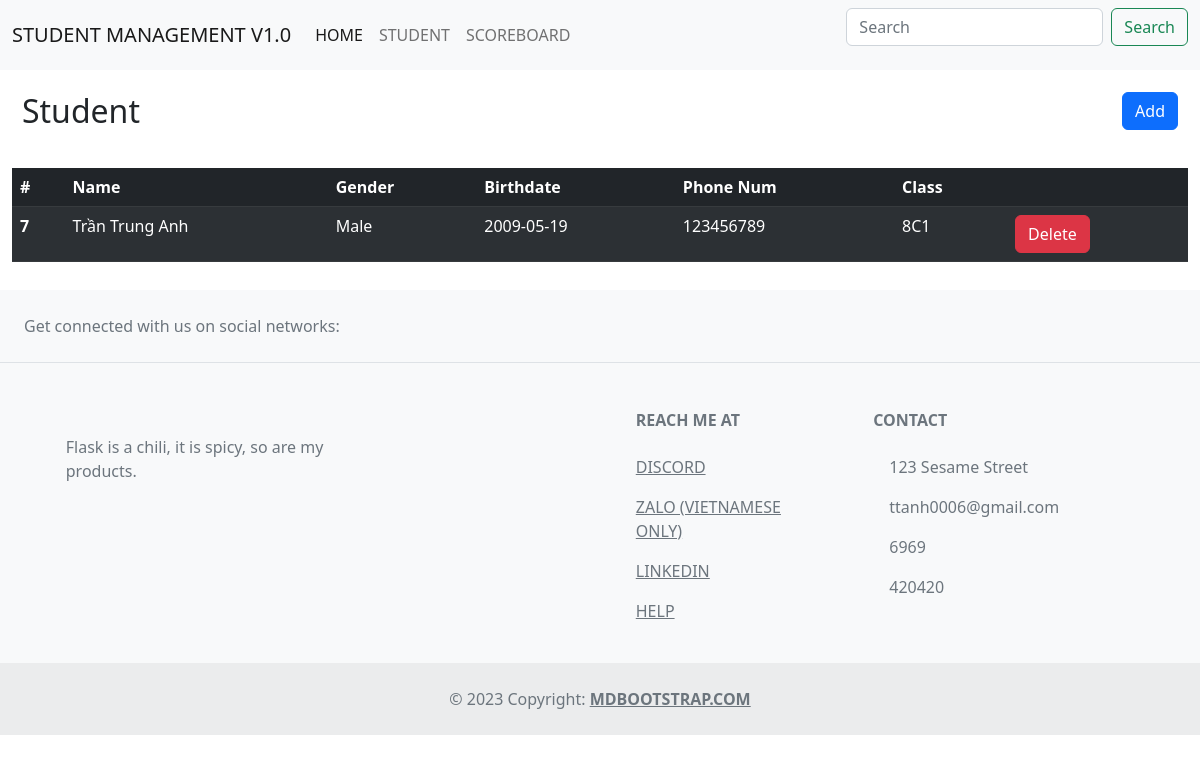
The page /student on the database as committed earlier.
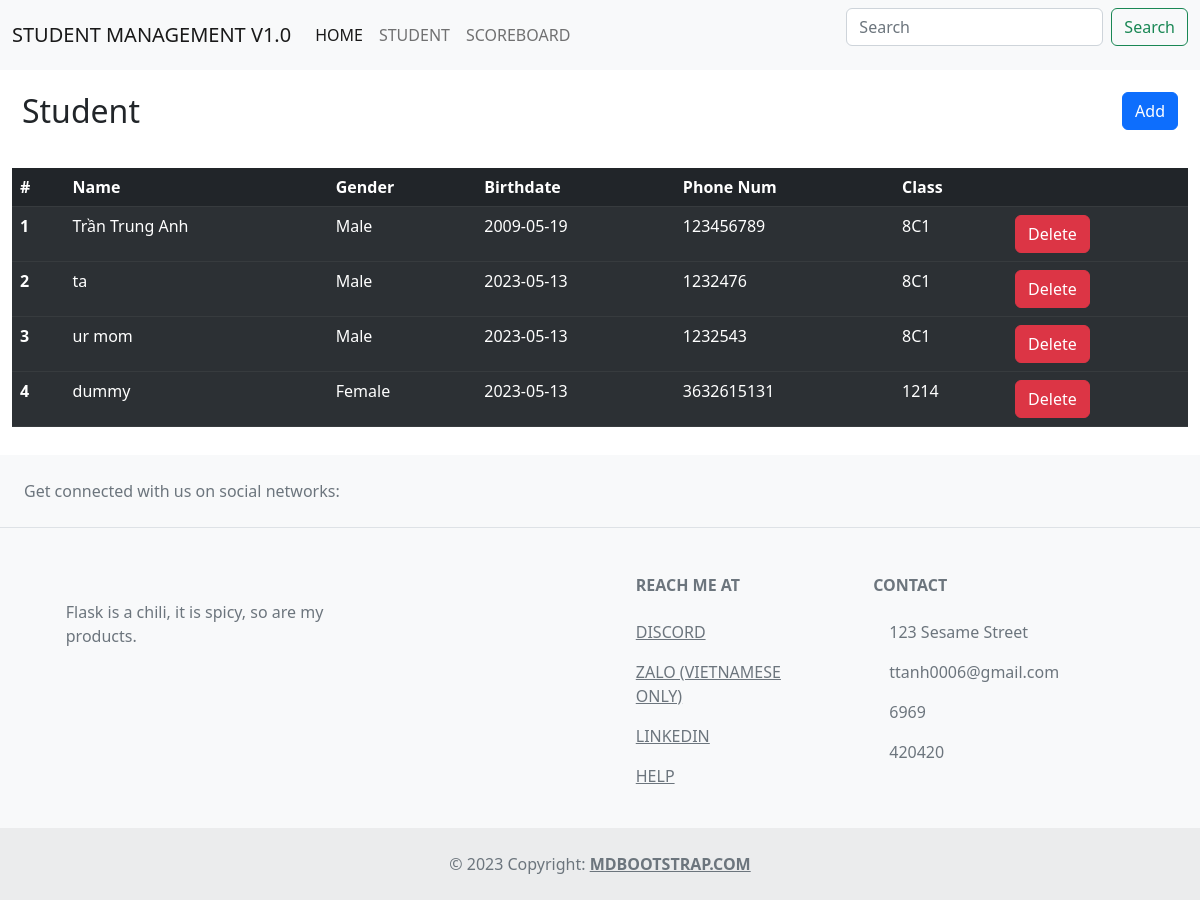
The same page on the database as committed later.
### app.py (models this page shows, shortened)
class Student(db.Model):
    id = db.Column(db.Integer, primary_key=True)
    name = db.Column(db.String(69))
    birthdate = db.Column(db.Date)
    gender = db.Column(db.String(10))
    pnumber = db.Column(db.Integer)
    classnum = db.Column(db.String(50))

### app.py (the view)
@app.route('/student')
def student():
    data = Student.query.all()
    return render_template('/student/student_list.html', students=data)

### templates/student/student_list.html
{% extends 'base.html' %}
{% block main %}
<div class="container-fluid" style="padding: 10px;">
    <div class="row">
        <div class="col text-start">
          <h2>Student</h2>
        </div>
        <div class="col text-end">
          <a href='/student/add'><button type="button" class="btn btn-primary">Add</button></a>
        </div>
      </div>
  </div>
<div style="height: 20px;"></div>
<table class="table table-dark table-striped">
    <thead>
      <tr>
        <th>#</th>
        <th>Name</th>
        <th>Gender</th>
        <th>Birthdate</th>
        <th>Phone Num</th>
        <th>Class</th>
        <th>     </th>
      </tr>
    </thead>
    {% for student in students %}
    <tbody>
      <th scope="row">{{student.id}}</th>
        <td>{{student.name}}</td>
        <td>{{student.gender}}</td>
        <td>{{student.birthdate}}</td>
        <td>{{student.pnumber}}</td>
        <td>{{student.classnum}}</td>
        <td><a href="/student/delete/{{student.id}}"><button type="button" class="btn btn-danger" onclick="return confirm('Sure?')">Delete</button></a></td>
    </tbody>
    {% endfor %}
  </table>
  {% endblock main %}

### templates/base.html (shortened to what this page needs)
<html>
    <head>
        <link href="https://cdn.jsdelivr.net/npm/bootstrap@5.2.0-beta1/dist/css/bootstrap.min.css" rel="stylesheet">
        <link href="static/style.css" rel="stylesheet">
    </head>
    <body>
        {% include 'navbar.html' %}
        <div style="padding: 1%">
        {% block main %}
        {% endblock main %}
        </div>
<footer class="text-center text-lg-start bg-light text-muted">
    <section
      class="d-flex justify-content-center justify-content-lg-between p-4 border-bottom"
    >
      <div class="me-5 d-none d-lg-block">
        <span>Get connected with us on social networks:</span>
      </div>
      <div>
      </div>
    </section>
    <section class="">
      <div class="container text-center text-md-start mt-5">
        <div class="row mt-3">
          <div class="col-md-3 col-lg-4 col-xl-3 mx-auto mb-4">
            <p>
              Flask is a chili, it is spicy, so are my products.
            </p>
          </div>
          <div class="col-md-2 col-lg-2 col-xl-2 mx-auto mb-4">
          </div>
          <div class="col-md-3 col-lg-2 col-xl-2 mx-auto mb-4">
            <h6 class="text-uppercase fw-bold mb-4">
              Reach me at
            </h6>
            <p>
              <a href="#!" class="text-reset">Discord</a>
            </p>
            <p>
              <a href="#!" class="text-reset">Zalo (Vietnamese only)</a>
            </p>
            <p>
              <a href="#!" class="text-reset">LinkedIn</a>
            </p>
            <p>
              <a href="#!" class="text-reset">Help</a>
            </p>
          </div>
          <div class="col-md-4 col-lg-3 col-xl-3 mx-auto mb-md-0 mb-4">
            <h6 class="text-uppercase fw-bold mb-4">
              Contact
            </h6>
            <p> 123 Sesame Street</p>
            <p>
              ttanh0006@gmail.com
            </p>
            <p> 6969</p>
            <p> 420420</p>
          </div>
        </div>
      </div>
    </section>
    <div class="text-center p-4" style="background-color: rgba(0, 0, 0, 0.05);">
      © 2023 Copyright:
      <a class="text-reset fw-bold" href="https://mdbootstrap.com/">MDBootstrap.com</a>
    </div>
  </footer>
    </body>
</html>

### templates/navbar.html (shortened to what this page needs)
<nav class="navbar navbar-expand-lg bg-light">
    <div class="container-fluid">
      <a class="navbar-brand" href="/index">Student Management V1.0</a>
      <div class="collapse navbar-collapse" id="navbarSupportedContent">
        <ul class="navbar-nav me-auto mb-2 mb-lg-0">
          <li class="nav-item">
            <a class="nav-link active" aria-current="page" href="#">Home</a>
          </li>
          <li class="nav-item">
            <a class="nav-link" href="/student">Student</a>
          </li>
          <li class="nav-item">
            <a class="nav-link" href="/scoreboard">Scoreboard</a>
          </li>
        </ul>
        <form class="d-flex" role="search">
          <input class="form-control me-2" type="search" placeholder="Search" aria-label="Search">
          <button class="btn btn-outline-success" type="submit">Search</button>
        </form>
      </div>
    </div>
  </nav>

### static/style.css (style rules this page uses)
a { color: #fff; text-transform: uppercase; }
.container { position: relative; }
.row:after { content: ""; display: table; clear: both; }
.active, .demo:hover { opacity: 1; }

Rows that differ between the two databases and show on the page:
removed Student: id "7", name "Trần Trung Anh", gender "Male", birthdate "2009-05-19", pnumber "123456789", classnum "8C1"
added Student: id "1", name "Trần Trung Anh", gender "Male", birthdate "2009-05-19", pnumber "123456789", classnum "8C1"
added Student: id "2", name "ta", gender "Male", birthdate "2023-05-13", pnumber "1232476", classnum "8C1"
added Student: id "3", name "ur mom", gender "Male", birthdate "2023-05-13", pnumber "1232543", classnum "8C1"
added Student: id "4", name "dummy", gender "Female", birthdate "2023-05-13", pnumber "3632615131", classnum "1214"
